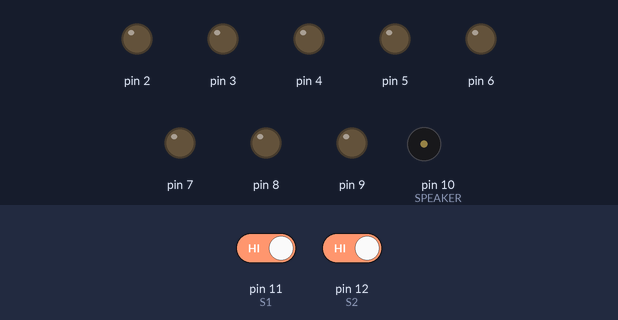
The sketch below on a simulated Arduino Uno, built with avr-gcc and run on an emulated ATmega328P. Shown: output pins drawn as LEDs (lit = HIGH), buzzer (waves = sounding). The inputs (shaded band) are chosen by the test bench; at power-on: pin 11 (S1) HIGH, pin 12 (S2) HIGH. Random numbers use the default seed unless the sketch sets one; pins used as bus, display or sensor lines are not drawn.

Above: at 3.0 s.
6.2 s: pin 11 (S1) driven LOW and pin 12 (S2) driven LOW
At 9.1 s:
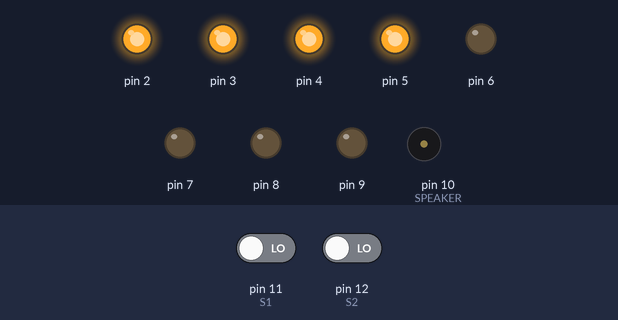
9.2 s: pin 11 (S1) driven HIGH
12.2 s: pin 11 (S1) driven LOW
At 13.3 s:
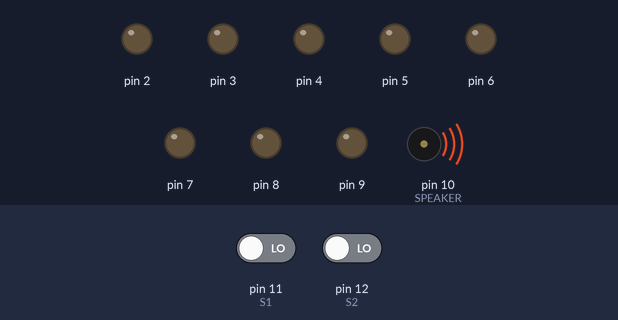
At 14.9 s:
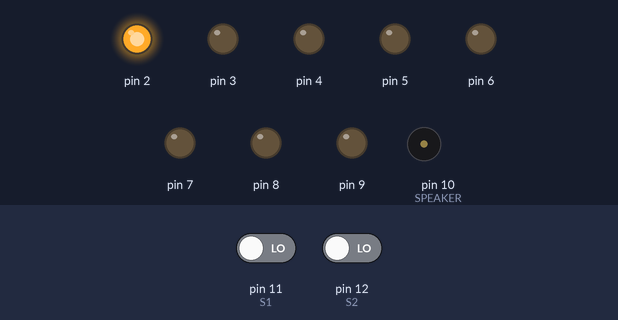
15.2 s: pin 12 (S2) driven HIGH
18.2 s: pin 12 (S2) driven LOW
At 20.7 s:
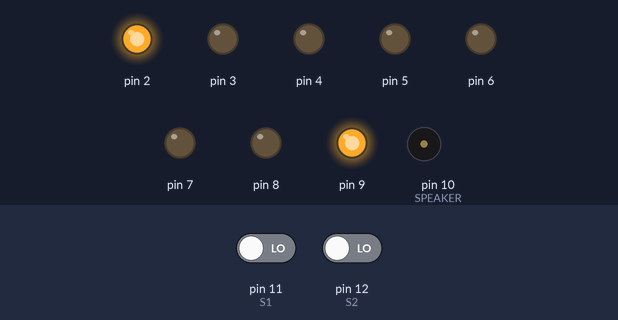
21.2 s: pin 12 (S2) driven HIGH
Timing chart, 0 to 25.2 s (numbered marks = the images above; inputs shaded):
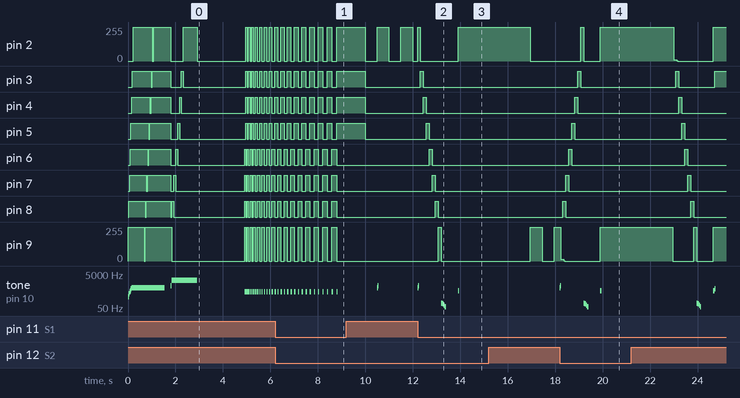

The sketch:

tennis.ino
```cpp
#define L1 2
#define L2 3
#define L3 4
#define L4 5
#define L5 6
#define L6 7
#define L7 8
#define L8 9
#define S1 11
#define S2 12
#define SPEAKER 10

const byte ledsOffset = 1;
const byte ledsCount = 8;
const unsigned short bootMelody[] = {37, 44, 48, 51, 55, 58, 58, 58};
byte starter = 1;
byte status = 0; //0:ルーレット, 1:サーブ待ち, 2:ラリー中, 3:得点, 4：決着
unsigned long ms = 0;
byte position;
byte lastPosition = 0;
unsigned long lastTime = 0;
bool startBlink = false;
bool s1Push = false;
unsigned long s1Timer = 0;
byte s1Points = 0;
bool s2Push = false;
unsigned long s2Timer = 0;
byte s2Points = 0;
float velocity = 0.5;
const byte failMelody[] = {98, 87.3, 73.4, 61.7};
const byte pointsMelody[] = {52, 56, 59, 64};
byte resultBar = 0;
const unsigned short resultMelody[] = {69, 71, 73, 75, 73, 75, 76, 0, 71, 68, 1, 71, 69, 71, 73, 75, 73, 75, 76, 1, 1, 1, 0, 64, 69, 71, 73, 75, 73, 75, 76, 0, 71, 68, 1, 83, 81, 1, 80, 78, 1, 80, 76, 1, 1, 88, 0};
bool resultSound = true;

void on(int pin){
  digitalWrite(pin, HIGH);
}

void off(int pin){
  digitalWrite(pin, LOW);
}

void setAll(bool value){
  for(byte i=1+ledsOffset;i<=ledsCount+ledsOffset;i++){
    digitalWrite(i, value);
  }
}

void setup(){
  randomSeed(analogRead(A0));
  starter = random(0, 100)<50 ? 0 : 1;
  Serial.begin(9600);
  for(byte i=1+ledsOffset;i<=ledsCount+ledsOffset;i++){
    pinMode(i, OUTPUT);
  }
  pinMode(S1, INPUT_PULLUP);
  pinMode(S2, INPUT_PULLUP);
  pinMode(SPEAKER, OUTPUT);
  for(byte i=0;i<sizeof(bootMelody)/2;i++){
    tone(SPEAKER, 27.5*pow(1.059463094, bootMelody[i]));
    on(ledsCount-i+ledsOffset);
    delay(31);
  }
  delay(425);
  for(byte i=0;i<=ledsCount;i++){
    off(ledsCount-i+ledsOffset);
    on(ledsCount-i+ledsOffset+1);
    delay(50);
  }
  delay(425);
  noTone(SPEAKER);
  delay(250);
  setAll(LOW);
  on(ledsCount+ledsOffset);
  tone(SPEAKER, 27.5*pow(1.059463094, 63));
  delay(50);
  tone(SPEAKER, 27.5*pow(1.059463094, 75));
  for(byte i=1;i<=ledsCount-1;i++){
    on(ledsCount-i+ledsOffset);
    off(ledsCount-i+ledsOffset+1);
    delay(80);
  }
  delay(500);
  noTone(SPEAKER);
  setAll(LOW);
  delay(2000);
}

void loop(){
  ms = millis();
  if(s1Push != !digitalRead(S1)){
    s1Push = !digitalRead(S1);
    if(s1Push){
      tone(SPEAKER, 784);
      s1Timer = ms;
    }
  }

  if(s2Push != !digitalRead(S2)){
    s2Push = !digitalRead(S2);
    if(s2Push){
      tone(SPEAKER, 784);
      s2Timer = ms;
    }
  }
  if((status==4 && resultBar > sizeof(resultMelody)/2) || status != 4){
    if(ms-s1Timer>50 && ms-s2Timer>50){
      noTone(SPEAKER);
    }else if(25<ms-s1Timer && 25<ms-s2Timer) tone(SPEAKER, 1047);
  }

  switch(status){
    case 0:
      noTone(SPEAKER);
      s1Points = 0;
      s2Points = 0;
      resultBar = 0;
      resultSound = true;
      for(byte i=50;i <= (starter ? 205 : 200);i+=5){
        tone(SPEAKER, 440, 50);
        for(byte j=1+ledsOffset;j<=floor(ledsCount/2)+ledsOffset;j++){
          i%2 ? on(j) : off(j);
        }
        for(byte j=ledsCount+ledsOffset;j>floor(ledsCount/2)+ledsOffset;j--){
          i%2 ? off(j) : on(j);
        }
        delay(50);
        noTone(SPEAKER);
        delay(i-50);
      }
      delay(1000);
      setAll(LOW);
      status = 1;
      delay(500);
      break;

    case 1:
      if(ms-lastTime > 500){
        if(startBlink){
          off((starter ? 1 : ledsCount)+ledsOffset);
          startBlink = false;
        }else{
          on((starter ? 1 : ledsCount)+ledsOffset);
          startBlink = true;
        }
        lastTime = ms;
      }
      if(starter ? s1Push : s2Push){
        status = 2;
        position = starter ? 1 : ledsCount;
        velocity = starter ? 1 : -1;
        lastTime = ms;
      }
      break;

    case 2:
      on(position + ledsOffset);
      if(lastPosition) off(lastPosition + ledsOffset);
      if((position==1 && ms-s1Timer<100 && velocity<0) || (position==ledsCount && ms-s2Timer<200 && velocity>0)){
        if(position==1 ? ms-s1Timer : ms-s2Timer <= 10 && velocity >= 1){
          velocity = velocity<0 ? 2 : -2;
        }else if(position==1 ? ms-s1Timer : ms-s2Timer <= 50 && velocity >= 1){
          velocity *= -1.05;
        }else if(position==1 ? ms-s1Timer : ms-s2Timer <= 100){
          velocity = velocity<0 ? 1 : -1;
        }else velocity = velocity<0 ? 0.7 : -0.7;
      }
      if(ms-lastTime > 1000/(ledsCount*abs(velocity))){
        lastPosition = position;
        velocity>0 ? position++ : position--;
        lastTime = ms;
      }
      if(position < 1 || position > ledsCount){
        position < 1 ? s2Points++ : s1Points++;
        setAll(LOW);
        for(byte i=0;i<sizeof(failMelody);i++){
          tone(SPEAKER, failMelody[i]);
          delay(50);
          noTone(SPEAKER);
        }
        status = 3;
      }
      break;

    case 3:
      delay(500);
      for(byte i=0;i<floor(ledsCount/2);i++){
        if(!constrain(s1Points-i, 0, floor(ledsCount/2)) && !constrain(s2Points-i, 0, floor(ledsCount/2))) break;
        if(constrain(s1Points-i, 0, floor(ledsCount/2))){
          on(1+i+ledsOffset);
        }
        if(constrain(s2Points-i, 0, floor(ledsCount/2))){
          on(ledsCount-i+ledsOffset);
        }
        tone(SPEAKER, 27.5*pow(1.059463094, pointsMelody[i]-1));
        delay(50);
        noTone(SPEAKER);
      }
      delay(3000);
      for(int i=1;i<=ledsCount;i++){
        off(i+ledsOffset);
      }
      starter = starter ? 0 : 1;
      status = s1Points>=floor(ledsCount/2) || s2Points>=floor(ledsCount/2) ? 4 : 1;
      break;

    case 4:
      if(ms-lastTime > 125){
        if(resultSound){
          if(resultMelody[resultBar] > 1){
            if(resultMelody[resultBar]==resultMelody[resultBar-1]){
              noTone(SPEAKER);
              delay(5);
            }
            tone(SPEAKER, 27.5*pow(1.059463094, resultMelody[resultBar]-13));
          }else if(resultMelody[resultBar] == 0){
            noTone(SPEAKER);
          }
          if(resultBar>=sizeof(resultMelody)/2) resultSound = false;
        }
        if(s1Points>=floor(ledsCount/2)){
          if(resultBar % 6 >= 3){
            on(L1);
            off(L2);
            on(L3);
            off(L4);
          }else{
            off(L1);
            on(L2);
            off(L3);
            on(L4);
          }
        }
        if(s2Points>=floor(ledsCount/2)){
          if(resultBar % 6 >= 3){
            on(L5);
            off(L6);
            on(L7);
            off(L8);
          }else{
            off(L5);
            on(L6);
            off(L7);
            on(L8);
          }
        }
        resultBar++;
        lastTime = ms;
      }
      if(s1Push || s2Push) status = 0;
      break;
  }
}
```

Measured:
- after the input at 12.2 s, pin 3: LOW → HIGH after 0.13 s, → LOW 0.13 s later; pin 4: LOW → HIGH after 0.25 s, → LOW 0.13 s later; pin 5: LOW → HIGH after 0.38 s, → LOW 0.13 s later; pin 6: LOW → HIGH after 0.50 s, → LOW 0.13 s later; pin 7: LOW → HIGH after 0.63 s, → LOW 0.13 s later
- after the input at 18.2 s, pin 2: 0/255 → 255/255 after 0.88 s, → 0/255 0.13 s later, → 255/255 0.70 s later; pin 3: LOW → HIGH after 0.76 s, → LOW 0.13 s later; pin 4: LOW → HIGH after 0.63 s, → LOW 0.13 s later; pin 5: LOW → HIGH after 0.50 s, → LOW 0.13 s later; pin 6: LOW → HIGH after 0.38 s, → LOW 0.13 s later
- by itself, pin 6–8: repeats every 0.28 s: LOW 0.14 s, HIGH 0.14 s
- by itself, pin 9: repeats every 0.28 s: 0/255 0.14 s, 255/255 0.14 s
